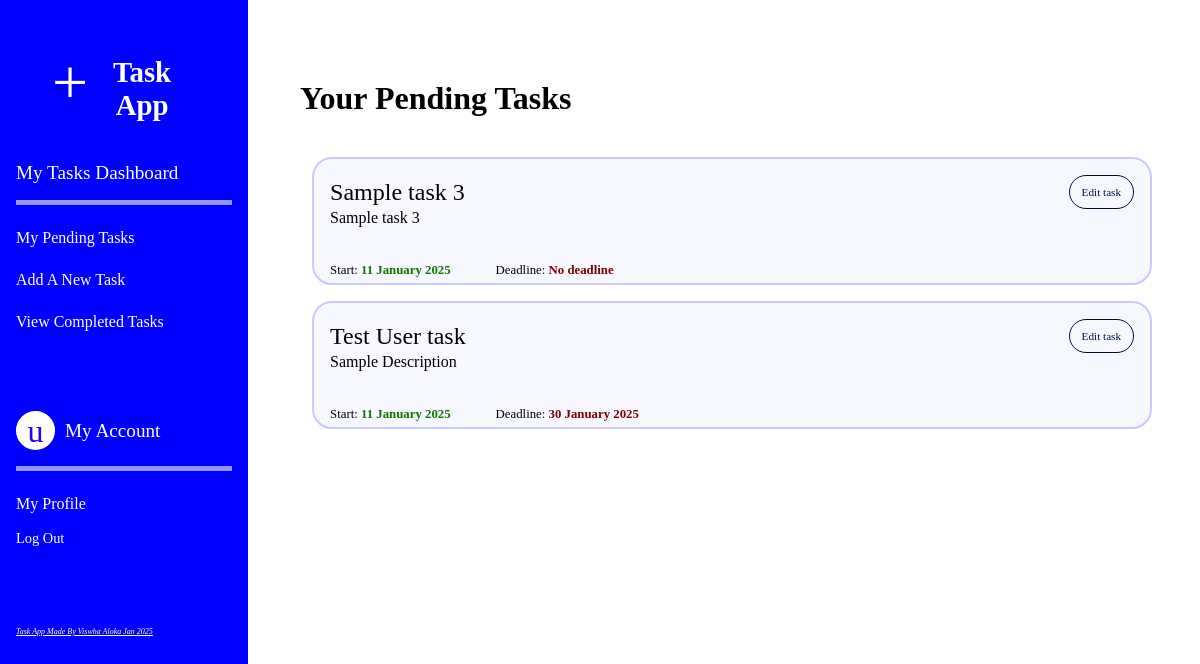
Page /mytasks/ (signed in) on the committed database.
### app/models.py (models this page shows, shortened)
class AppTask(models.Model):
    title = models.CharField(max_length=200)
    description = models.TextField(blank=True)
    complete = models.BooleanField(default=False)
    created = models.DateTimeField(auto_now_add=True)
    deadline = models.DateField(null=True, blank=True)
    user = models.ForeignKey(User, on_delete=models.CASCADE)

### app/views.py (the view)
# urls.py: path('mytasks/', taskListView.as_view(), name='app-home'),
class taskListView(LoginRequiredMixin,ListView):
    model = AppTask
    template_name = 'app/task_list.html'
    context_object_name = 'tasks'
    def get_queryset(self):
        return AppTask.objects.filter(user=self.request.user).filter(complete = False)

### app/templates/app/task_list.html
{% extends "app/base.html" %}
{% block content %}
<h1>Your Pending Tasks</h1>
<ul>
    {% for task in tasks %}
        <li class="task">
            <h2>{{ task.title }} <a href="{% url 'app-edit' task.id%}"><button>Edit task</button></a></h2>
            <p>{{ task.description }}</p>
            <div class="date"><l>
                Start: <span>{{ task.created|date:"d F Y" }}</span></l><l>  Deadline:<span>
                {% if task.deadline %}
                    {{ task.deadline|date:"d F Y" }}
                {% else %}
                    No deadline
                {% endif %} </span></l>
            </div>
        </li>
    {% endfor %}
</ul>
{% endblock content %}

### app/templates/app/base.html (shortened to what this page needs)
{% load static %}
<!DOCTYPE html>
<html lang="en">
<head>
    <link rel="stylesheet" href="{% static 'app/style.css' %}">
</head>
<body>
    <div class="navigation-bar" id="navBar">
        <h1><a href="{% url 'app-main'  %}"><span>+</span> <span>Task App</a></span></h1>
        <ul>
            {% if user.is_authenticated %}
                <h2>My Tasks Dashboard</h2>
                <li><a href="{% url 'app-home'  %}">My Pending Tasks</a></li>
                <li><a href="{% url 'app-add'  %}">Add A New Task</a></li>
                <li><a href="{% url 'app-done'  %}">View Completed Tasks</a></li>
                <h2 class="account"><div class="user-letter"><l>{{user.username.0}}</l></div>My Account</h2>
                <li id="profile">
                    <a href="{% url 'app-profile'  %}">My Profile</a></li>
                <form action="{% url 'app-logout'  %}" method="post" class=" logout">
                    <button type="submit" class="nav-item nav-link btn btn-link">Log Out</button>
                </form>
            {% else %}
                <h2 class="account">Please Log-in or Register to Continue</h2>
                <li><a href="{% url 'app-login'  %}">Login</a></li>
                <li><a href="#">Register</a></li>
            {% endif %}
        </ul>
        <div style="font-size: 0.5rem; padding-top: 10vh; color: #fff; font-style: italic; text-decoration: underline;">Task App Made By Viswha Aloka Jan 2025</div>
    </div>
    <div class="content text-focus-in">
        {% block content %}
        {% endblock content %}
    </div>
</body>
</html>

### app/static/app/style.css (style rules this page uses)
* { padding: 0%; margin: 0%; font-family: DefaultFont; text-decoration: none; }
body { display: flex; flex-direction: row; }
.navigation-bar { width: 18vw; padding: 2vh; background-color: blue; height: 96vh; position: fixed; }
.navigation-bar h1 { margin: 5vh 3vw; color: #fff; gap: 0.5vw; font-size: 1.8rem; }
.navigation-bar h1 a { display: flex; align-items: center; text-align: center; }
.navigation-bar h2 { font-size: 1.2rem; text-align: left; font-weight: 500; color: #fff; border-bottom: 5px solid rgba(255, 255, 255, 0.581); padding-bottom: 2vh; }
.navigation-bar li { list-style:none; margin-top: 3vh; display: flex; align-items: center; gap: 10px; }
.navigation-bar li a { text-decoration: none; color: #fff; }
.navigation-bar span:first-child { font-size: 4rem; margin-top: -.8rem; font-weight: 400; }
.navigation-bar a { text-decoration: none; color: #fff; }
.content { padding-top: 10vh; padding-left: 5vw; width: 68vw; margin-left: 20vw; }
.content h1 { padding-bottom: 5vh; }
.content ul { padding-left: 1vw; }
.content ul li { width: 100%; margin-bottom: 2vh; list-style: none; background-color:#f7f7ff ; padding: 2%; border-radius: 20px; border: 2px solid #c9c9ff; position: relative; }
.content ul li h2 { font-weight: 450; display: flex; justify-content: space-between; align-items: center; }
.content h2 button { background-color: transparent; margin-left: 20px; border-radius: 20px; padding: 10px 12px; font-size: 0.7rem; border: 1px solid #000c46; color: #000c46; }
.content ul li .date { font-size: 0.8rem; display: flex; align-items: center; gap: 40px; position: absolute; bottom: 5px; }
.date span { font-size: 0.9rem; margin-left: 0px; margin-right: 5px; color: #7d0000; font-size: 0.8rem; font-weight: bold; }
.date l:first-child span { color: #117300; }
.content ul li p { width:60vw; padding-bottom: 5vh; }
.content li { list-style:circle ; }
.account { margin-top: 10vh; color: #fff; display: flex; align-items: center; gap: 10px; border-bottom: 1px solid rgba(255, 255, 255, 0.581); }
.logout { list-style:none; margin-top: 7vh; text-decoration: none; color: #fff; }
.logout button { background-color: transparent; border: none; color: #fff; font-size: .9rem; margin-top: -1vh; cursor: pointer; }
.user-letter { background-color: #fff; border-radius: 100%; font-size: 2rem; width: 25px; height: 25px; padding: 5px; position: relative; font-weight: 500; color: #2b00ff; border: 2px solid #fff; }
.user-letter l { position: absolute; left: 50%; top: 50%; transform: translateX(-50%) translateY(-50%); }
.logout { margin-top: 2vh ; }
.text-focus-in { -webkit-animation: text-focus-in 0.5s cubic-bezier(0.550, 0.085, 0.680, 0.530) both; animation: text-focus-in 0.5s cubic-bezier(0.550, 0.085, 0.680, 0.530) both; }

### rows in the picture
AppTask: title "Sample task 3", description "Sample task 3", created "11 January 2025", shows "No deadline"
AppTask: title "Test User task", description "Sample Description", created "11 January 2025", deadline "30 January 2025"

### other values in the picture
{{ user.username.0 }} "u"
